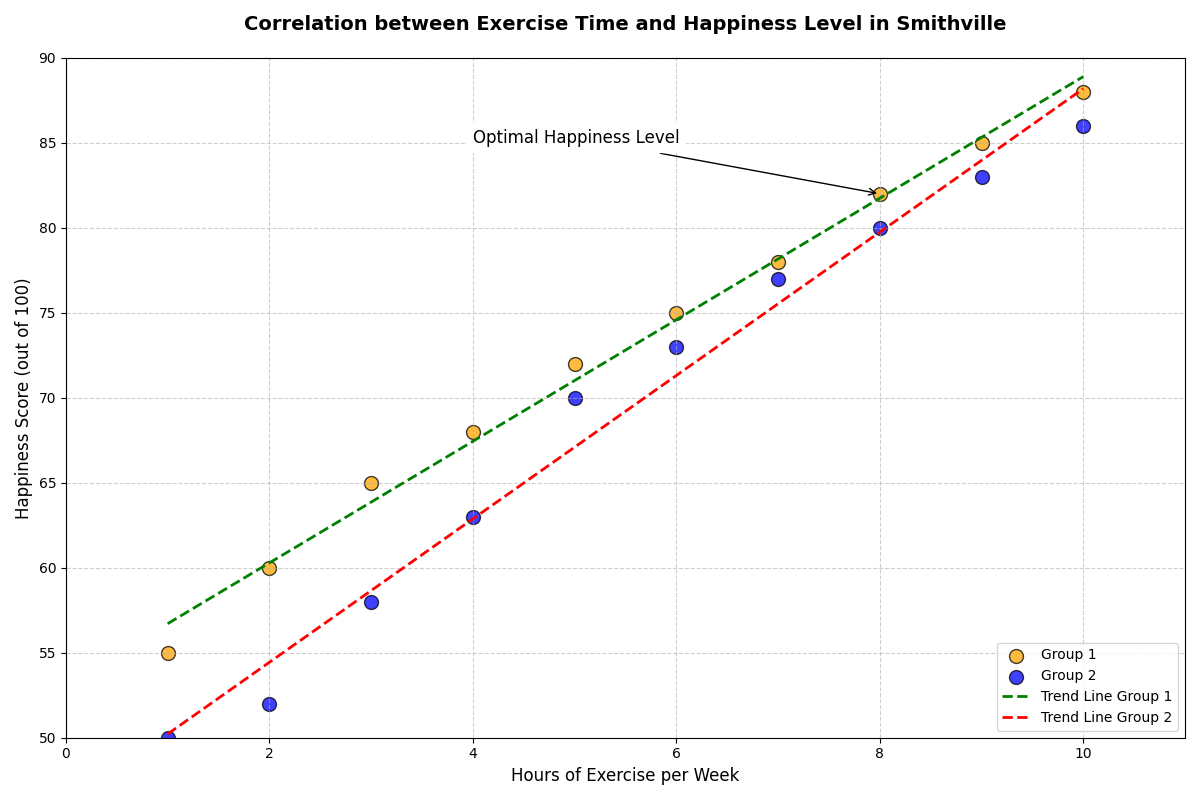

This chart was generated by the following Python code:
import matplotlib.pyplot as plt
import numpy as np

exercise_hours = np.array([1, 2, 3, 4, 5, 6, 7, 8, 9, 10])
happiness_scores = np.array([55, 60, 65, 68, 72, 75, 78, 82, 85, 88])

# Additional made-up data series or groups
exercise_hours_group2 = np.array([1, 2, 3, 4, 5, 6, 7, 8, 9, 10])
happiness_scores_group2 = np.array([50, 52, 58, 63, 70, 73, 77, 80, 83, 86])

plt.figure(figsize=(12, 8))

plt.scatter(exercise_hours, happiness_scores, color='orange', s=100, alpha=0.75, edgecolor='black', label='Group 1')
plt.scatter(exercise_hours_group2, happiness_scores_group2, color='blue', s=100, alpha=0.75, edgecolor='black', label='Group 2')

coefficients_group1 = np.polyfit(exercise_hours, happiness_scores, 1)
poly_group1 = np.poly1d(coefficients_group1)
coefficients_group2 = np.polyfit(exercise_hours_group2, happiness_scores_group2, 1)
poly_group2 = np.poly1d(coefficients_group2)

x_fit = np.linspace(1, 10, 100)
y_fit_group1 = poly_group1(x_fit)
y_fit_group2 = poly_group2(x_fit)

plt.plot(x_fit, y_fit_group1, color='green', linestyle='--', linewidth=2, label='Trend Line Group 1')
plt.plot(x_fit, y_fit_group2, color='red', linestyle='--', linewidth=2, label='Trend Line Group 2')

plt.title("Correlation between Exercise Time and Happiness Level in Smithville", fontsize=14, fontweight='bold', pad=20)
plt.xlabel("Hours of Exercise per Week", fontsize=12)
plt.ylabel("Happiness Score (out of 100)", fontsize=12)

plt.annotate('Optimal Happiness Level', xy=(8, 82), xytext=(4, 85),
             arrowprops=dict(facecolor='black', arrowstyle='->'), fontsize=12, backgroundcolor='w')

plt.legend(loc='lower right', fontsize=10)

plt.xlim(0, 11)
plt.ylim(50, 90)

plt.grid(True, linestyle='--', alpha=0.6)
plt.tight_layout()

plt.show()
